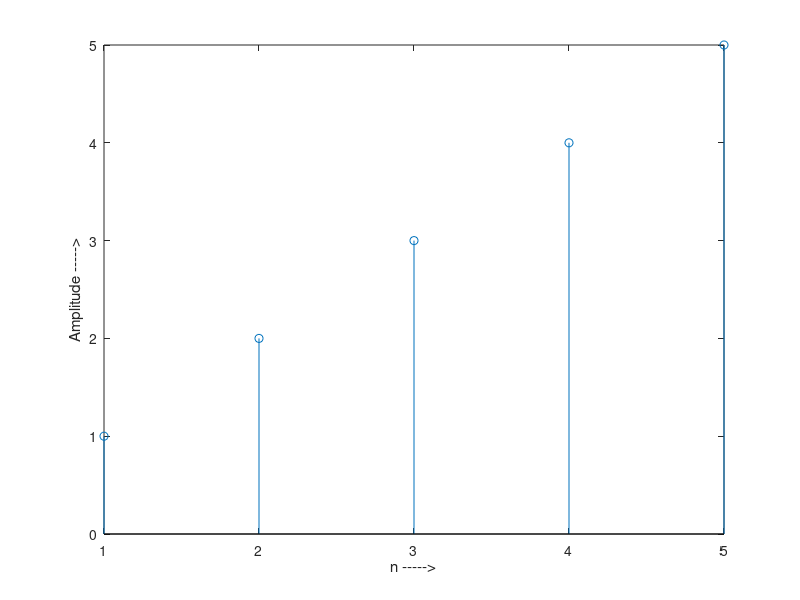

This chart was generated by the following MATLAB code:
function[] = rampFunction()
clc;
clear all;
N = input('Enter the value of N: ');
x = 1:1:N;
stem(x, x);
xlabel('n ----->');
ylabel('Amplitude ----->');
end

